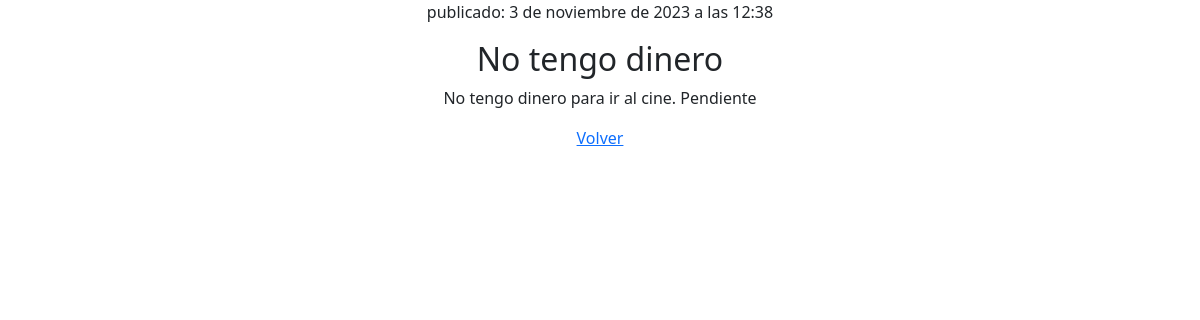
The page /task/1/ on the database as committed earlier.
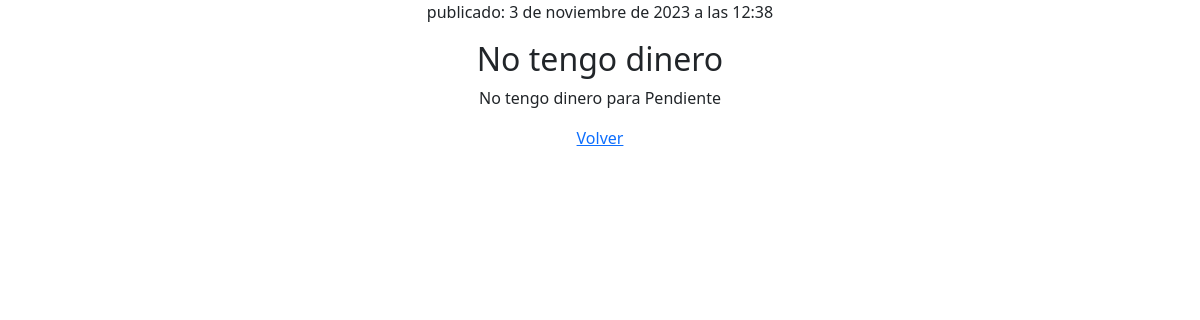
The same page on the database as committed later.
### task/models.py (models this page shows, shortened)
class Task(models.Model):
    title = models.CharField(max_length=200)
    descripcion = models.TextField()
    fecha_creacion = models.DateTimeField(default=timezone.now)
    hecho = models.BooleanField(default=False)

### task/views.py (the view)
# urls.py: path('task/<int:pk>/', TaskDetalles.as_view(), name='task_details'),
class TaskDetalles(View):
    def get(self, request, pk):
        task = Task.objects.get(id=pk)
        return render(request, 'task/task_details.html', {'task': task})

### task/templates/task/task_details.html (shortened to what this page needs)
<!DOCTYPE html>
<html lang="es">
<head>
    <link href="https://cdn.jsdelivr.net/npm/bootstrap@5.3.2/dist/css/bootstrap.min.css" rel="stylesheet">
</head>
<body class="text-center">
    <div>
        <p> publicado: {{ task.fecha_creacion }}</p>
        <h2>{{ task.title }}</h2>
        <p>{{ task.descripcion|linebreaksbr }} {{ models.hecho|yesno:"Hecho,Pendiente" }}</p>
    </div>
    <a href="{% url 'list_tasks' %}">Volver</a>
</body>
</html>

Rows that differ between the two databases and show on the page:
changed Task "No tengo dinero": descripcion "No tengo dinero para ir al cine." → "No tengo dinero para"
